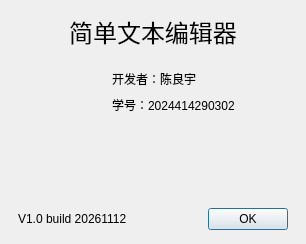
<?xml version="1.0" encoding="UTF-8"?>
<ui version="4.0">
 <class>AboutDialog</class>
 <widget class="QDialog" name="AboutDialog">
  <property name="geometry">
   <rect>
    <x>0</x>
    <y>0</y>
    <width>306</width>
    <height>244</height>
   </rect>
  </property>
  <property name="minimumSize">
   <size>
    <width>306</width>
    <height>244</height>
   </size>
  </property>
  <property name="windowTitle">
   <string>关于</string>
  </property>
  <layout class="QVBoxLayout" name="verticalLayout">
   <property name="spacing">
    <number>14</number>
   </property>
   <property name="leftMargin">
    <number>18</number>
   </property>
   <property name="topMargin">
    <number>14</number>
   </property>
   <property name="rightMargin">
    <number>18</number>
   </property>
   <property name="bottomMargin">
    <number>14</number>
   </property>
   <item>
    <widget class="QLabel" name="titleLabel">
     <property name="font">
      <font>
       <family>宋体</family>
       <pointsize>18</pointsize>
      </font>
     </property>
     <property name="text">
      <string>简单文本编辑器</string>
     </property>
     <property name="alignment">
      <set>Qt::AlignCenter</set>
     </property>
    </widget>
   </item>
   <item>
    <layout class="QHBoxLayout" name="infoLayout">
     <property name="spacing">
      <number>18</number>
     </property>
     <item>
      <widget class="QLabel" name="logoLabel">
       <property name="minimumSize">
        <size>
         <width>72</width>
         <height>72</height>
        </size>
       </property>
       <property name="maximumSize">
        <size>
         <width>72</width>
         <height>72</height>
        </size>
       </property>
       <property name="pixmap">
        <pixmap resource="resources.qrc">:/icons/about_logo.svg</pixmap>
       </property>
       <property name="scaledContents">
        <bool>true</bool>
       </property>
      </widget>
     </item>
     <item>
      <layout class="QVBoxLayout" name="infoTextLayout">
       <property name="spacing">
        <number>8</number>
       </property>
       <property name="leftMargin">
        <number>4</number>
       </property>
       <property name="topMargin">
        <number>6</number>
       </property>
       <item>
        <widget class="QLabel" name="developerLabel">
         <property name="text">
          <string>开发者：陈良宇</string>
         </property>
        </widget>
       </item>
       <item>
        <widget class="QLabel" name="studentIdLabel">
         <property name="text">
          <string>学号：2024414290302</string>
         </property>
        </widget>
       </item>
       <item>
        <spacer name="infoSpacer">
         <property name="orientation">
          <enum>Qt::Vertical</enum>
         </property>
         <property name="sizeHint" stdset="0">
          <size>
           <width>20</width>
           <height>10</height>
          </size>
         </property>
        </spacer>
       </item>
      </layout>
     </item>
    </layout>
   </item>
   <item>
    <layout class="QHBoxLayout" name="bottomLayout">
     <property name="spacing">
      <number>8</number>
     </property>
     <item>
      <widget class="QLabel" name="versionLabel">
       <property name="text">
        <string>V1.0 build 20261112</string>
       </property>
      </widget>
     </item>
     <item>
      <spacer name="bottomSpacer">
       <property name="orientation">
        <enum>Qt::Horizontal</enum>
       </property>
       <property name="sizeHint" stdset="0">
        <size>
         <width>40</width>
         <height>20</height>
        </size>
       </property>
      </spacer>
     </item>
     <item>
      <widget class="QDialogButtonBox" name="buttonBox">
       <property name="orientation">
        <enum>Qt::Horizontal</enum>
       </property>
       <property name="standardButtons">
        <set>QDialogButtonBox::Ok</set>
       </property>
      </widget>
     </item>
    </layout>
   </item>
  </layout>
 </widget>
 <resources>
  <include location="resources.qrc"/>
 </resources>
 <connections/>
</ui>
